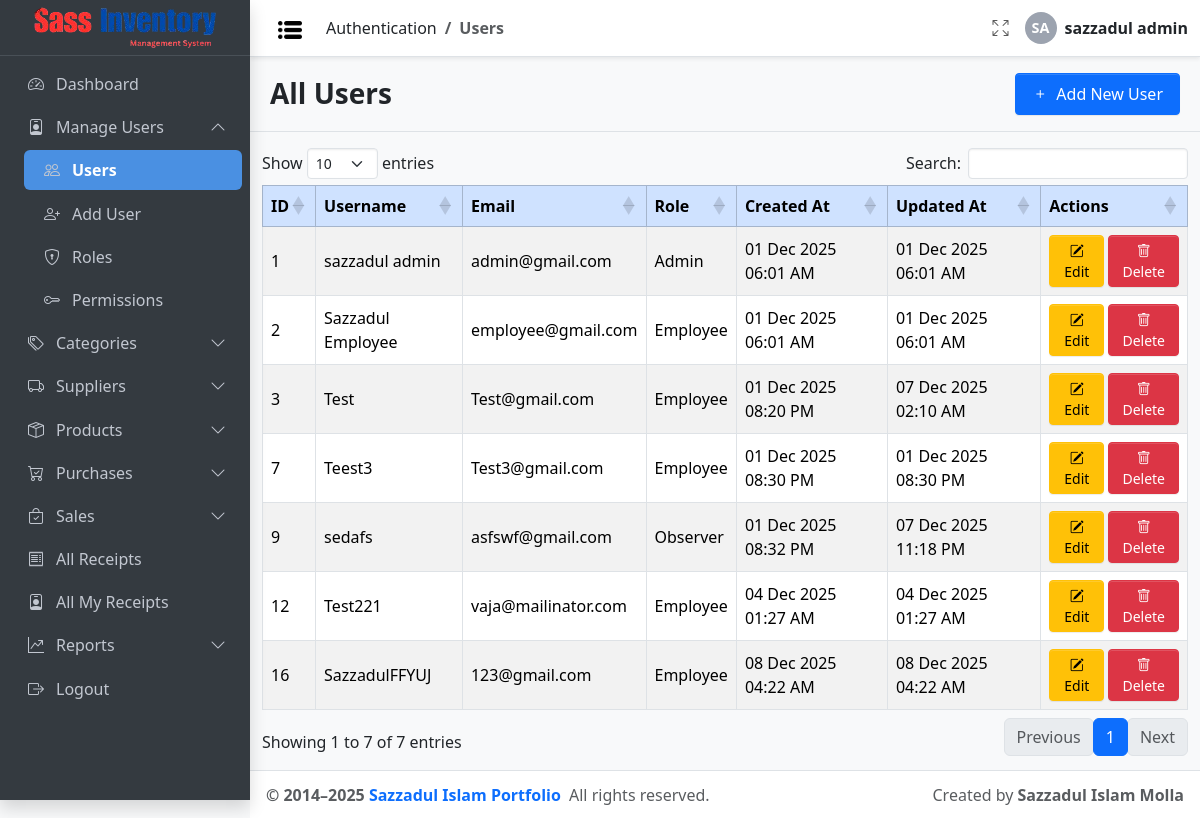
Before: /auth/users.php (signed in) with the older database file.
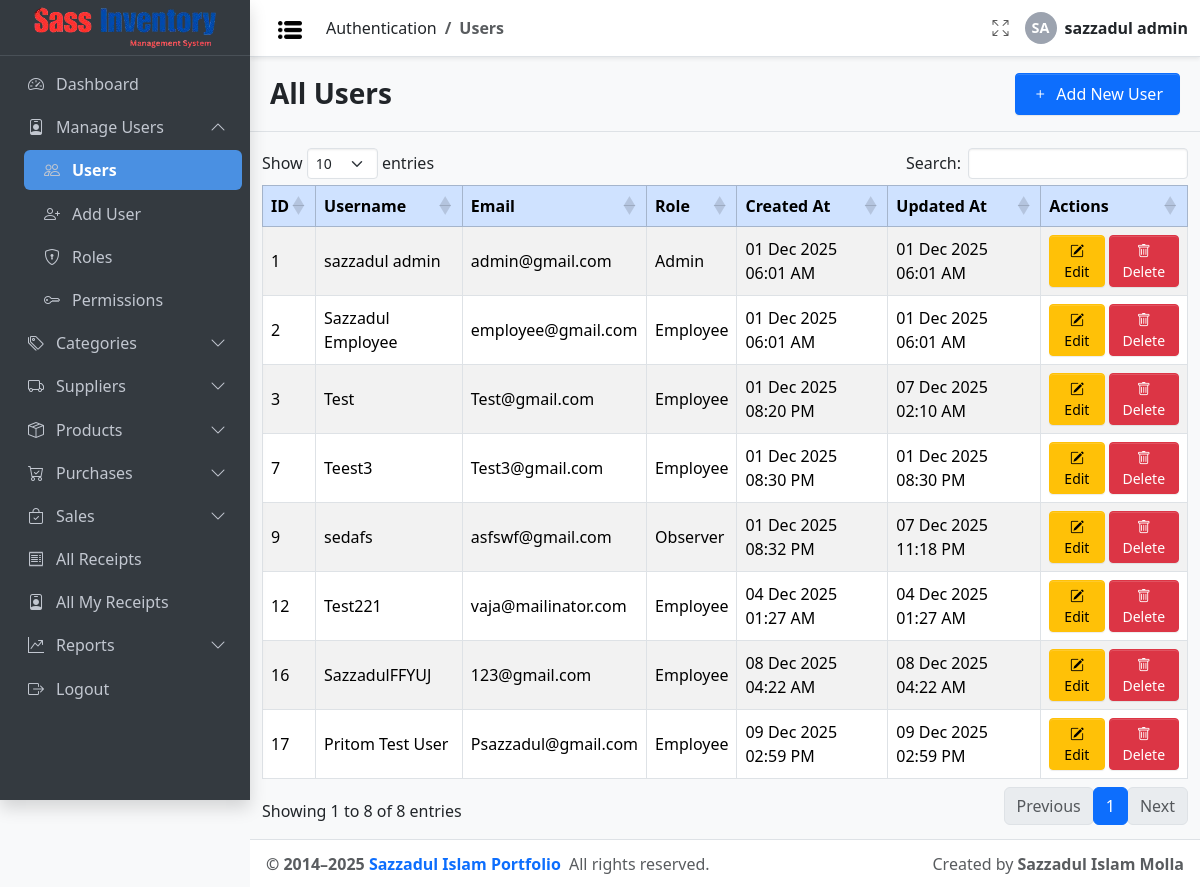
After: the same page with the newer database file.
### tables this page shows
CREATE TABLE `user` (
  `id` int(11) NOT NULL,
  `username` varchar(100) NOT NULL,
  `password` text DEFAULT NULL COMMENT 'Password must be hashed',
  `email` varchar(100) DEFAULT NULL,
  `role_id` int(11) NOT NULL COMMENT 'FK to role.id',
  `created_at` timestamp NOT NULL DEFAULT current_timestamp(),
  `updated_at` timestamp NOT NULL DEFAULT current_timestamp() COMMENT 'Auto-update on record change'
);

CREATE TABLE `role` (
  `id` int(11) NOT NULL,
  `role_name` varchar(50) NOT NULL
);

### config/db_config.php (called while the page is built, shortened)
<?php
function can($permission, $userPermissions = null)
{
  global $USER_PERMISSIONS;
  $userPermissions = $userPermissions ?? $USER_PERMISSIONS;
  return in_array($permission, $userPermissions);
}
$Project_URL = "http://localhost/Sass_Inventory_Management/";

### Inc/link.php (called while the page is built, shortened)
<?php
function getUserPermissions($roleId, $conn)
{
  $permissions = [];
  $stmt = $conn->prepare("
        SELECT permission_name
        FROM role_permission_matrix
        WHERE role_id = ? AND assigned = 1
    ");
  $stmt->bind_param("i", $roleId);
  $stmt->execute();
  $result = $stmt->get_result();
  while ($row = $result->fetch_assoc()) {
    $permissions[] = $row['permission_name'];
  }
  return $permissions;
}

### auth/users.php (the view, shortened to what the changed rows need)
<?php
include_once __DIR__ . '/../config/auth_guard.php';
?>
<!doctype html>
<html lang="en">
<head>
  <link rel="stylesheet"
    href="https://cdn.jsdelivr.net/npm/@fontsource/source-sans-3@5.0.12/index.css"
    media="print" onload="this.media='all'" />
  <link rel="stylesheet"
    href="https://cdn.jsdelivr.net/npm/bootstrap-icons@1.13.1/font/bootstrap-icons.min.css" />
  <link rel="stylesheet" href="<?= $Project_URL ?>/css/adminlte.css" />
  <link rel="stylesheet"
    href="https://cdn.datatables.net/1.13.6/css/dataTables.bootstrap5.min.css" />
</head>
<?php
$conn = connectDB();
$sql = "SELECT u.*, r.role_name
        FROM user u
        LEFT JOIN role r ON u.role_id = r.id
        ORDER BY u.id ASC";
$result = $conn->query($sql);
?>
<body class="layout-fixed sidebar-expand-lg bg-body-tertiary">
  <div class="app-wrapper">
    <?php include_once '../Inc/Sidebar.php'; ?>
    <main class="app-main">
      <div class="app-content-body mt-3">
        <div class="container-fluid">
          <?php if ($result->num_rows == 0): ?>
            <div class="text-center text-muted py-5">
              <i class="bi bi-inbox fs-1 d-block mb-2"></i>
              <h5>No users found</h5>
            </div>
          <?php else: ?>
            <div class="table-responsive">
              <table id="usersTable" class="table table-bordered table-striped table-hover align-middle">
                <thead class="table-primary">
                  <tr>
                    <th>ID</th>
                    <th>Username</th>
                    <th>Email</th>
                    <th>Role</th>
                    <th>Created At</th>
                    <th>Updated At</th>
                    <th>Actions</th>
                  </tr>
                </thead>
                <tbody>
                  <?php while ($row = $result->fetch_assoc()): ?>
                    <tr>
                      <td><?= $row['id'] ?></td>
                      <td><?= htmlspecialchars($row['username']) ?></td>
                      <td><?= htmlspecialchars($row['email']) ?></td>
                      <td><?= htmlspecialchars($row['role_name'] ?? 'Unknown') ?></td>
                      <td>
                        <?= !empty($row['created_at'])
                          ? date('d M Y h:i A', strtotime($row['created_at']))
                          : '-' ?>
                      </td>
                      <td>
                        <?= !empty($row['updated_at'])
                          ? date('d M Y h:i A', strtotime($row['updated_at']))
                          : '-' ?>
                      </td>
                      <td>
                        <div class="d-flex gap-1">
                          <?php if (can('edit_user')): ?>
                            <a href="edit_user.php?id=<?= urlencode($row['id']) ?>" class="btn btn-warning btn-sm flex-fill">
                              <i class="bi bi-pencil-square"></i> Edit
                            </a>
                          <?php endif; ?>
                          <?php if (can('delete_user')): ?>
                            <a href="delete_user.php?id=<?= urlencode($row['id']) ?>"
                              class="btn btn-danger btn-sm flex-fill"
                              onclick="return confirm('Are you sure you want to delete this user?');">
                              <i class="bi bi-trash"></i> Delete
                            </a>
                          <?php endif; ?>
                        </div>
                      </td>
                    </tr>
                  <?php endwhile; ?>
                </tbody>
              </table>
            </div>
          <?php endif; ?>
        </div>
      </div>
    </main>
  </div>
</body>
</html>

### Inc/Sidebar.php (shortened to what the changed rows need)
<?php
include_once 'link.php';
$role = $_SESSION['role_id'];
$conn = connectDB();
$USER_PERMISSIONS = getUserPermissions($role, $conn);
function getProjectRoot()
{
  $parts = explode('/', trim($_SERVER['PHP_SELF'], '/'));
  return '/' . $parts[0] . '/';
}
$projectRoot = getProjectRoot();
$Project_URL = $projectRoot;
function getCurrentRelativePath()
{
  $current = $_SERVER['PHP_SELF'];
  $parts = explode('/', trim($current, '/'));
  $projectRoot = '/' . $parts[0] . '/';
  return str_replace($projectRoot, '', $current);
}
function isActivePage($url)
{
  return getCurrentRelativePath() === $url;
}
?>
<aside class="app-sidebar bg-body-secondary shadow" data-bs-theme="dark">
  <div class="sidebar-wrapper">
    <nav>
      <ul class="nav sidebar-menu flex-column" id="sidebarAccordion">
        <?php foreach ($sidebarMenu as $index => $menu): ?>
          <?php
          $hasSubmenu = isset($menu['submenu']);
          if ($hasSubmenu) {
            $visibleSubmenus = array_filter($menu['submenu'], function ($sub) use ($USER_PERMISSIONS) {
              $hasPermission = empty($sub['permission']) || in_array($sub['permission'], $USER_PERMISSIONS);
              $notHidden = empty($sub['hidden']) || $sub['hidden'] !== true || isActivePage($sub['url']);
              return $hasPermission && $notHidden;
            });
            if (count($visibleSubmenus) === 1) {
              $sub = array_values($visibleSubmenus)[0];
          ?>
              <li class="nav-item">
                <a href="<?= $Project_URL . $sub['url'] ?>" class="nav-link <?= isActivePage($sub['url']) ? 'active-page' : '' ?>">
                  <i class="nav-icon <?= $sub['icon'] ?>"></i>
                  <p><?= $sub['title'] ?></p>
                </a>
              </li>
            <?php
            } else {
              $collapseId = "collapseMenu$index";
              $anyActive = false;
              foreach ($visibleSubmenus as $sub) {
                if (isActivePage($sub['url'])) $anyActive = true;
              }
            ?>
              <li class="nav-item">
                <a class="nav-link d-flex justify-content-between align-items-center" data-bs-toggle="collapse"
                  href="#<?= $collapseId ?>" aria-expanded="<?= $anyActive ? 'true' : 'false' ?>"
                  aria-controls="<?= $collapseId ?>">
                  <span class="d-inline-flex align-items-center gap-2">
                    <i class="nav-icon <?= $menu['icon'] ?>"></i>
                    <?= $menu['title'] ?>
                  </span>
                  <i class="bi bi-chevron-down collapse-arrow rotate-0"></i>
                </a>
                <div class="collapse <?= $anyActive ? 'show' : '' ?>" id="<?= $collapseId ?>" data-bs-parent="#sidebarAccordion">
                  <ul class="nav flex-column ms-3">
                    <?php foreach ($visibleSubmenus as $sub): ?>
                      <li class="nav-item">
                        <a href="<?= $Project_URL . $sub['url'] ?>" class="nav-link <?= isActivePage($sub['url']) ? 'active-page' : '' ?>">
                          <i class="nav-icon <?= $sub['icon'] ?>"></i>
                          <p><?= $sub['title'] ?></p>
                        </a>
                      </li>
                    <?php endforeach; ?>
                  </ul>
                </div>
              </li>
            <?php
            }
          } else {
            ?>
            <li class="nav-item">
              <a href="<?= $Project_URL . $menu['url'] ?>" class="nav-link <?= isActivePage($menu['url']) ? 'active-page' : '' ?>">
                <i class="nav-icon <?= $menu['icon'] ?>"></i>
                <p><?= $menu['title'] ?></p>
              </a>
            </li>
          <?php } ?>
        <?php endforeach; ?>
      </ul>
    </nav>
  </div>
</aside>

Changed rows visible on the page:
added user: id "17", username "Pritom Test User", email "Psazzadul@gmail.com", role.role_name "Employee", created_at "09 Dec 2025 02:59 PM", updated_at "09 Dec 2025 02:59 PM"
Other visible differences:
text written by a page script: "Show entries Search: Showing 1 to 7 of 7 entries Previous 1 Next" → "Show entries Search: Showing 1 to 8 of 8 entries Previous 1 Next"
